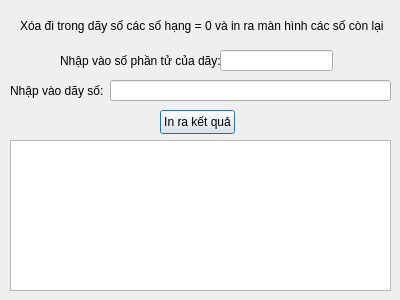
<?xml version="1.0" encoding="UTF-8"?>
<ui version="4.0">
 <class>Bai8_Tuan3</class>
 <widget class="QDialog" name="Bai8_Tuan3">
  <property name="geometry">
   <rect>
    <x>0</x>
    <y>0</y>
    <width>400</width>
    <height>300</height>
   </rect>
  </property>
  <property name="windowTitle">
   <string>Bai8_Tuan3</string>
  </property>
  <widget class="QLabel" name="label">
   <property name="geometry">
    <rect>
     <x>20</x>
     <y>10</y>
     <width>371</width>
     <height>31</height>
    </rect>
   </property>
   <property name="text">
    <string>Xóa đi trong dãy số các số hạng = 0 và in ra màn hình các số còn lại</string>
   </property>
  </widget>
  <widget class="QLabel" name="label_3">
   <property name="geometry">
    <rect>
     <x>10</x>
     <y>80</y>
     <width>101</width>
     <height>21</height>
    </rect>
   </property>
   <property name="text">
    <string>Nhập vào dãy số:</string>
   </property>
  </widget>
  <widget class="QLineEdit" name="lineEdit_2">
   <property name="geometry">
    <rect>
     <x>110</x>
     <y>80</y>
     <width>281</width>
     <height>21</height>
    </rect>
   </property>
  </widget>
  <widget class="QPushButton" name="pushButton">
   <property name="geometry">
    <rect>
     <x>160</x>
     <y>110</y>
     <width>75</width>
     <height>24</height>
    </rect>
   </property>
   <property name="text">
    <string>In ra kết quả</string>
   </property>
  </widget>
  <widget class="QLabel" name="label_2">
   <property name="geometry">
    <rect>
     <x>60</x>
     <y>50</y>
     <width>161</width>
     <height>21</height>
    </rect>
   </property>
   <property name="text">
    <string>Nhập vào số phần tử của dãy:</string>
   </property>
  </widget>
  <widget class="QLineEdit" name="lineEdit">
   <property name="geometry">
    <rect>
     <x>220</x>
     <y>50</y>
     <width>113</width>
     <height>21</height>
    </rect>
   </property>
  </widget>
  <widget class="QTextEdit" name="textEdit">
   <property name="geometry">
    <rect>
     <x>10</x>
     <y>140</y>
     <width>381</width>
     <height>151</height>
    </rect>
   </property>
  </widget>
 </widget>
 <layoutdefault spacing="6" margin="11"/>
 <resources/>
 <connections/>
</ui>
